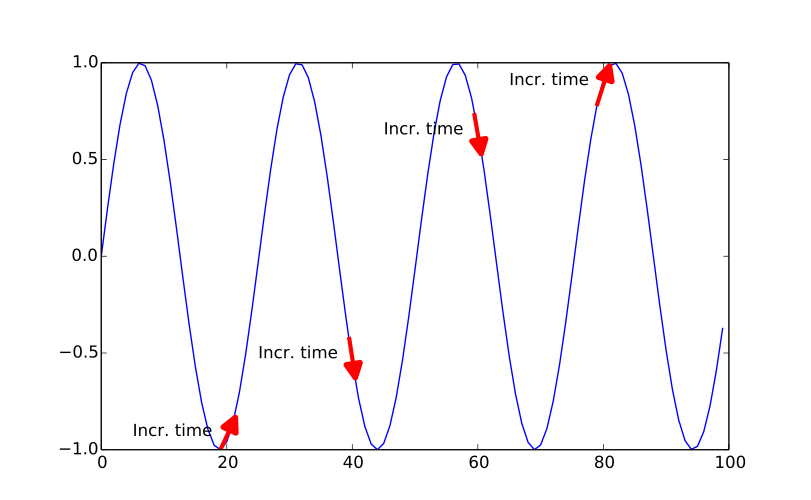

Recreate this plot in Python.
#!/usr/bin/python
# Example of util.add_arrows()

import numpy as np
import matplotlib.pyplot as plt

from modelicares import util

# Create a plot.
x = np.arange(100)
p = plt.plot(x, np.sin(x/4.0))

# Add arrows and annotations.
util.add_arrows(p[0], x_locs=x.take(np.arange(20,100,20)),
                label="Incr. time", xstar_offset=-0.15)
